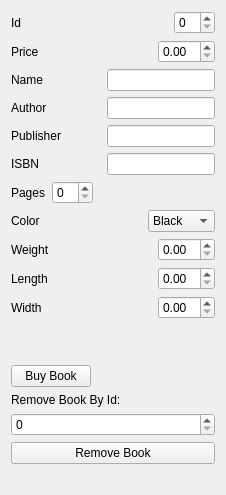
      <widget class="QWidget" name="tab_6">
       <attribute name="title">
        <string>Buy Book</string>
       </attribute>
       <layout class="QVBoxLayout" name="verticalLayout_26">
        <item>
         <layout class="QVBoxLayout" name="verticalLayout_24">
          <item>
           <layout class="QVBoxLayout" name="verticalLayout_25">
            <item>
             <layout class="QHBoxLayout" name="horizontalLayout_25">
              <item>
               <widget class="QLabel" name="label_28">
                <property name="text">
                 <string>Id</string>
                </property>
               </widget>
              </item>
              <item>
               <spacer name="horizontalSpacer_29">
                <property name="orientation">
                 <enum>Qt::Horizontal</enum>
                </property>
                <property name="sizeHint" stdset="0">
                 <size>
                  <width>40</width>
                  <height>20</height>
                 </size>
                </property>
               </spacer>
              </item>
              <item>
               <widget class="QSpinBox" name="sbxIdB"/>
              </item>
             </layout>
            </item>
            <item>
             <layout class="QHBoxLayout" name="horizontalLayout_26">
              <item>
               <widget class="QLabel" name="label_29">
                <property name="text">
                 <string>Price</string>
                </property>
               </widget>
              </item>
              <item>
               <spacer name="horizontalSpacer_31">
                <property name="orientation">
                 <enum>Qt::Horizontal</enum>
                </property>
                <property name="sizeHint" stdset="0">
                 <size>
                  <width>40</width>
                  <height>20</height>
                 </size>
                </property>
               </spacer>
              </item>
              <item>
               <widget class="QDoubleSpinBox" name="sbxPriceB"/>
              </item>
             </layout>
            </item>
            <item>
             <layout class="QHBoxLayout" name="horizontalLayout_38">
              <item>
               <widget class="QLabel" name="label_30">
                <property name="text">
                 <string>Name</string>
                </property>
               </widget>
              </item>
              <item>
               <spacer name="horizontalSpacer_32">
                <property name="orientation">
                 <enum>Qt::Horizontal</enum>
                </property>
                <property name="sizeHint" stdset="0">
                 <size>
                  <width>40</width>
                  <height>20</height>
                 </size>
                </property>
               </spacer>
              </item>
              <item>
               <widget class="QLineEdit" name="lineBookName"/>
              </item>
             </layout>
            </item>
            <item>
             <layout class="QHBoxLayout" name="horizontalLayout_48">
              <item>
               <widget class="QLabel" name="label_37">
                <property name="text">
                 <string>Author</string>
                </property>
               </widget>
              </item>
              <item>
               <spacer name="horizontalSpacer_39">
                <property name="orientation">
                 <enum>Qt::Horizontal</enum>
                </property>
                <property name="sizeHint" stdset="0">
                 <size>
                  <width>40</width>
                  <height>20</height>
                 </size>
                </property>
               </spacer>
              </item>
              <item>
               <widget class="QLineEdit" name="lineAuthor"/>
              </item>
             </layout>
            </item>
            <item>
             <layout class="QHBoxLayout" name="horizontalLayout_49">
              <item>
               <widget class="QLabel" name="label_38">
                <property name="text">
                 <string>Publisher</string>
                </property>
               </widget>
              </item>
              <item>
               <spacer name="horizontalSpacer_40">
                <property name="orientation">
                 <enum>Qt::Horizontal</enum>
                </property>
                <property name="sizeHint" stdset="0">
                 <size>
                  <width>40</width>
                  <height>20</height>
                 </size>
                </property>
               </spacer>
              </item>
              <item>
               <widget class="QLineEdit" name="linePublisher"/>
              </item>
             </layout>
            </item>
            <item>
             <layout class="QHBoxLayout" name="horizontalLayout_50">
              <item>
               <widget class="QLabel" name="label_39">
                <property name="text">
                 <string>ISBN</string>
                </property>
               </widget>
              </item>
              <item>
               <spacer name="horizontalSpacer_41">
                <property name="orientation">
                 <enum>Qt::Horizontal</enum>
                </property>
                <property name="sizeHint" stdset="0">
                 <size>
                  <width>40</width>
                  <height>20</height>
                 </size>
                </property>
               </spacer>
              </item>
              <item>
               <widget class="QLineEdit" name="lineISBN"/>
              </item>
             </layout>
            </item>
            <item>
             <layout class="QHBoxLayout" name="horizontalLayout_51">
              <item>
               <widget class="QLabel" name="label_40">
                <property name="text">
                 <string>Pages</string>
                </property>
               </widget>
              </item>
              <item>
               <widget class="QSpinBox" name="sbxPages"/>
              </item>
              <item>
               <spacer name="horizontalSpacer_42">
                <property name="orientation">
                 <enum>Qt::Horizontal</enum>
                </property>
                <property name="sizeHint" stdset="0">
                 <size>
                  <width>40</width>
                  <height>20</height>
                 </size>
                </property>
               </spacer>
              </item>
             </layout>
            </item>
            <item>
             <layout class="QHBoxLayout" name="horizontalLayout_39">
              <item>
               <widget class="QLabel" name="label_31">
                <property name="text">
                 <string>Color</string>
                </property>
               </widget>
              </item>
              <item>
               <spacer name="horizontalSpacer_33">
                <property name="orientation">
                 <enum>Qt::Horizontal</enum>
                </property>
                <property name="sizeHint" stdset="0">
                 <size>
                  <width>40</width>
                  <height>20</height>
                 </size>
                </property>
               </spacer>
              </item>
              <item>
               <widget class="QComboBox" name="cbxColorB">
                <item>
                 <property name="text">
                  <string>Black</string>
                 </property>
                </item>
                <item>
                 <property name="text">
                  <string>Blue</string>
                 </property>
                </item>
                <item>
                 <property name="text">
                  <string>Red</string>
                 </property>
                </item>
                <item>
                 <property name="text">
                  <string>Green</string>
                 </property>
                </item>
                <item>
                 <property name="text">
                  <string>White</string>
                 </property>
                </item>
                <item>
                 <property name="text">
                  <string>Silver</string>
                 </property>
                </item>
                <item>
                 <property name="text">
                  <string>Yellow</string>
                 </property>
                </item>
               </widget>
              </item>
             </layout>
            </item>
            <item>
             <layout class="QHBoxLayout" name="horizontalLayout_44">
              <item>
               <widget class="QLabel" name="label_33">
                <property name="text">
                 <string>Weight</string>
                </property>
               </widget>
              </item>
              <item>
               <spacer name="horizontalSpacer_35">
                <property name="orientation">
                 <enum>Qt::Horizontal</enum>
                </property>
                <property name="sizeHint" stdset="0">
                 <size>
                  <width>40</width>
                  <height>20</height>
                 </size>
                </property>
               </spacer>
              </item>
              <item>
               <widget class="QDoubleSpinBox" name="sbxWeightB"/>
              </item>
             </layout>
            </item>
            <item>
             <layout class="QHBoxLayout" name="horizontalLayout_45">
              <item>
               <widget class="QLabel" name="label_34">
                <property name="text">
                 <string>Length</string>
                </property>
               </widget>
              </item>
              <item>
               <spacer name="horizontalSpacer_36">
                <property name="orientation">
                 <enum>Qt::Horizontal</enum>
                </property>
                <property name="sizeHint" stdset="0">
                 <size>
                  <width>40</width>
                  <height>20</height>
                 </size>
                </property>
               </spacer>
              </item>
              <item>
               <widget class="QDoubleSpinBox" name="sbxLengthB"/>
              </item>
             </layout>
            </item>
            <item>
             <layout class="QHBoxLayout" name="horizontalLayout_46">
              <item>
               <widget class="QLabel" name="label_35">
                <property name="text">
                 <string>Width</string>
                </property>
               </widget>
              </item>
              <item>
               <spacer name="horizontalSpacer_37">
                <property name="orientation">
                 <enum>Qt::Horizontal</enum>
                </property>
                <property name="sizeHint" stdset="0">
                 <size>
                  <width>40</width>
                  <height>20</height>
                 </size>
                </property>
               </spacer>
              </item>
              <item>
               <widget class="QDoubleSpinBox" name="sbxWidthB"/>
              </item>
             </layout>
            </item>
           </layout>
          </item>
          <item>
           <spacer name="verticalSpacer_5">
            <property name="orientation">
             <enum>Qt::Vertical</enum>
            </property>
            <property name="sizeHint" stdset="0">
             <size>
              <width>20</width>
              <height>40</height>
             </size>
            </property>
           </spacer>
          </item>
          <item>
           <layout class="QHBoxLayout" name="horizontalLayout_47">
            <item>
             <widget class="QPushButton" name="PbnBuyBook">
              <property name="text">
               <string>Buy Book</string>
              </property>
             </widget>
            </item>
            <item>
             <spacer name="horizontalSpacer_38">
              <property name="orientation">
               <enum>Qt::Horizontal</enum>
              </property>
              <property name="sizeHint" stdset="0">
               <size>
                <width>40</width>
                <height>20</height>
               </size>
              </property>
             </spacer>
            </item>
           </layout>
          </item>
         </layout>
        </item>
        <item>
         <widget class="QLabel" name="label_36">
          <property name="text">
           <string>Remove Book By Id:</string>
          </property>
         </widget>
        </item>
        <item>
         <widget class="QSpinBox" name="sbxRmBook"/>
        </item>
        <item>
         <widget class="QPushButton" name="PbnRmBook">
          <property name="text">
           <string>Remove Book</string>
          </property>
         </widget>
        </item>
        <item>
         <widget class="QLabel" name="errorLabelB">
          <property name="text">
           <string/>
          </property>
         </widget>
        </item>
       </layout>
      </widget>
